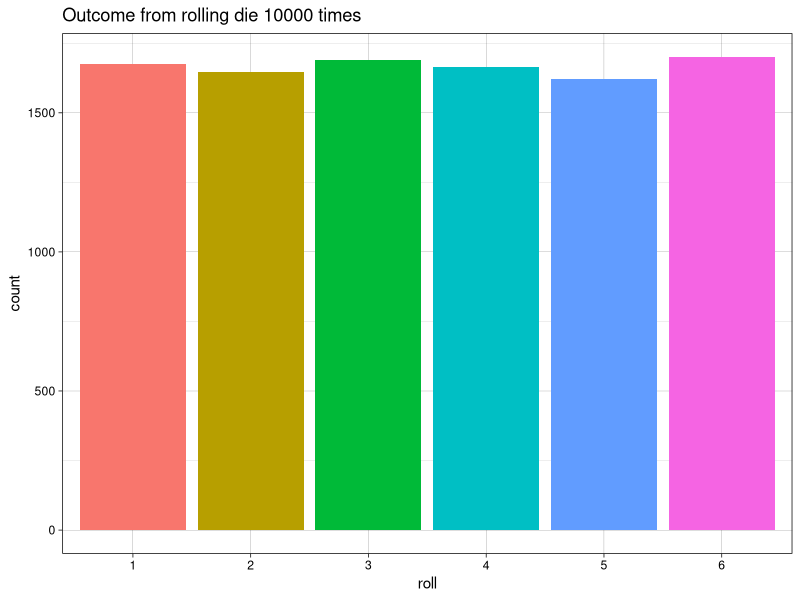
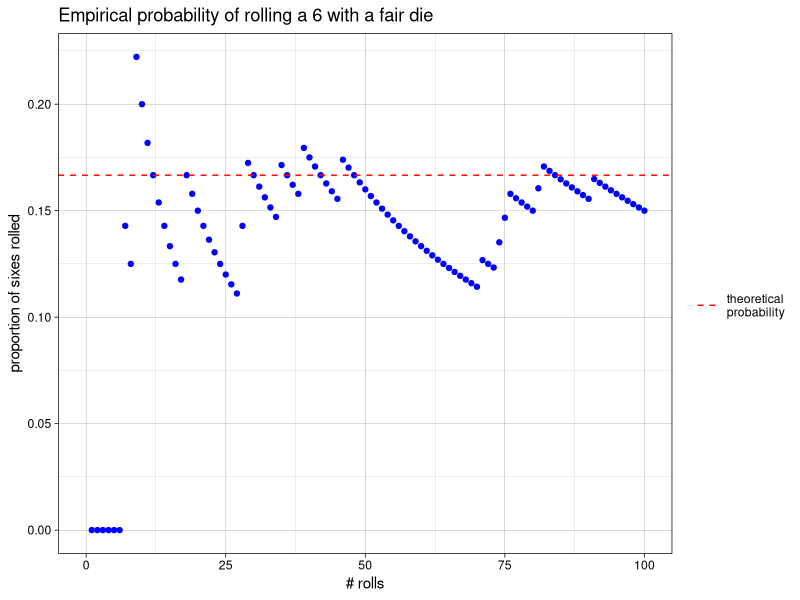
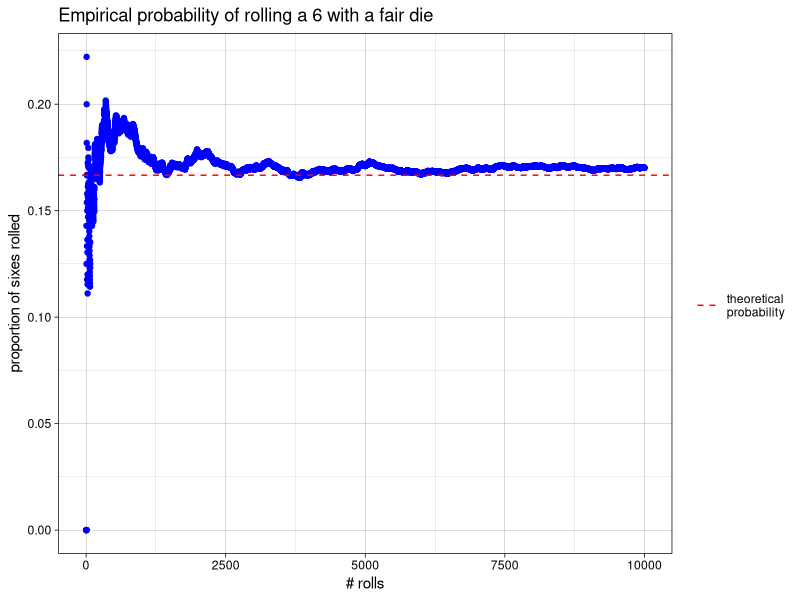
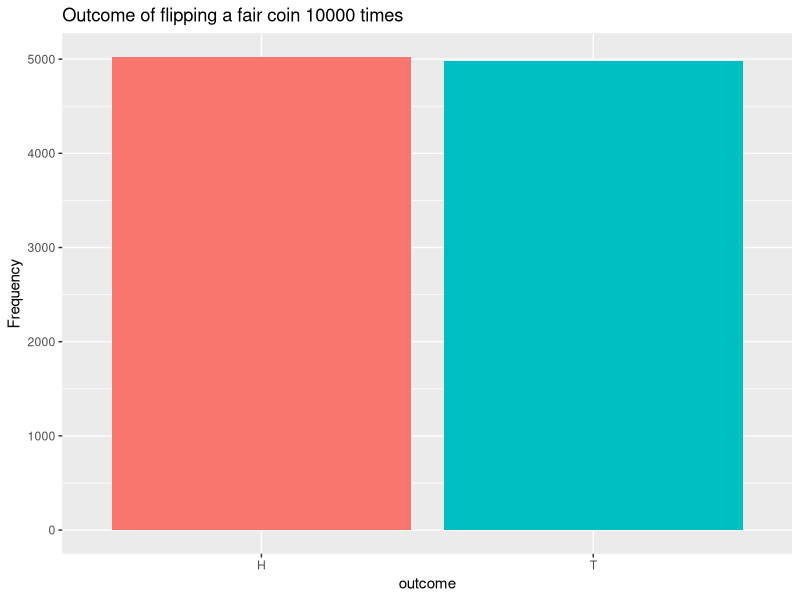
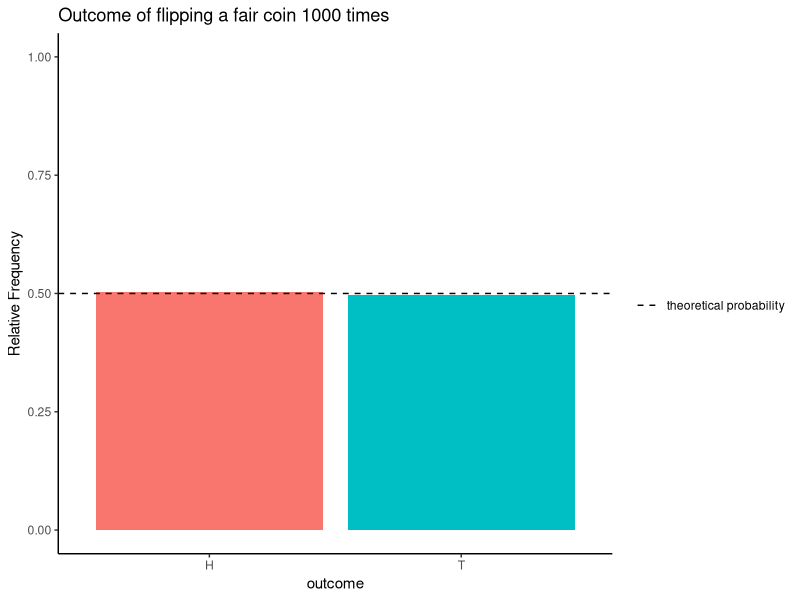
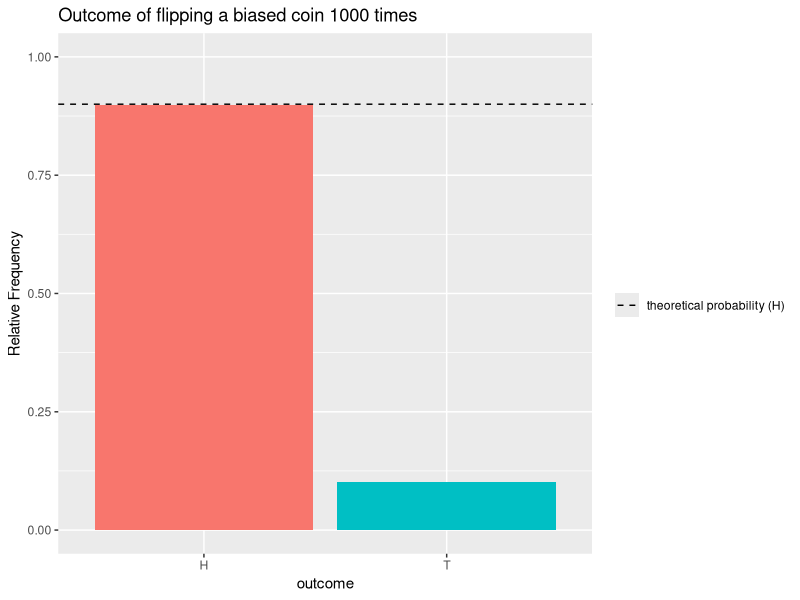

Here is the R script that generated these plots, in order:
######################################
## Module 4: Probability
######################################

# Note: the 'gtools' library is needed to enumerate
# permutations and combinations

library(gtools)
library(ggplot2)
library(dplyr)

######################################################
# simulate rolling a die 10,000 times, by sampling
# from the values 1:6, 10,000 times, with replacement
######################################################
roll.num <- sample(1:6, 10000, replace = TRUE)

## treat the results as a factor (qualitative variable) and construct a barplot
roll <- factor(roll.num)
ggplot() + geom_bar(aes(roll, fill = roll), show.legend = FALSE) + 
  ggtitle("Outcome from rolling die 10000 times") + 
  theme_linedraw()
  
# function to find the proportion of sixes occurring in first 
# 'i' elements of 'x' 
proportion.sixes <- function(i,x) {
  x <- x[1:i] # limit to first 'i' elements
  count <- sum(x==6)   # count the number of sixes
  count/i              # return the proportion
}

## apply this function to all integers from 1- 10000
props <- sapply(1:length(roll.num), proportion.sixes, x=roll.num)


## plot empirical and theoretical probabilities
six.plot <- ggplot() + geom_point(aes(x = 1:length(props), y=props), color = "blue") +
  ggtitle("Empirical probability of rolling a 6 with a fair die") +
  labs(x = "# rolls", y = "proportion of sixes rolled") +
  geom_hline(aes(yintercept=1/6, linetype = "theoretical\nprobability"),color = "red") +
  theme_linedraw() +
  scale_linetype_manual(name = "", values = 2) # this adds the legend (values = 2 for dotted line)


# plot only first 100 rolls
six.plot + xlim(0,100)

#####################################################
# The empirical probability of an event occuring is
# the proportion of times the event occurs over a
# large number of samples/trials
#####################################################

# look at complete plot
six.plot                

###################################
# Let's look at a coin example
###################################

## simulate flipping a fair coin 10,000 times
coins <- sample(c("H", "T"), 10000, replace=TRUE)

# generate bar graph of frequencies; the guides() function is
# used to suppress the legend for the 'fill' elements (the coins)
ggplot() + geom_bar(aes(coins, fill = coins)) + 
  ggtitle("Outcome of flipping a fair coin 10000 times") +
  labs(x = "outcome", y = "Frequency") +
  guides(fill = FALSE)
  

# calculate a relative frequency table and generate a bar graph of 
# relative frequencies 

# create data.frame containing relative frequency table
p <- table(coins) %>% prop.table() %>% data.frame()  

# plot relative frequencies; the guides() function is
# used to suppress the legend for the 'fill' elements (the coins)
ggplot(p) + geom_col(aes(x = coins, y = Freq, fill = coins), show.legend = FALSE) + 
  ggtitle("Outcome of flipping a fair coin 1000 times") +
  labs(x = "outcome", y = "Relative Frequency") +
  geom_hline(aes(yintercept=1/2, linetype = 'theoretical probability'),
             color = "black") +
  scale_linetype_manual(name = "", values = 2) +
  ylim(0,1) + theme_classic()


# Let's repeat this simulation using a biased coin, flipped 10,000 times
# (the biased coin has a 90% probability of Heads, 10% probability of tails)
coins <- sample(c("H", "T"), 10000, prob = c(.9,.1), replace=TRUE)

# create data frame of relative frequency table
p <- table(coins) %>% prop.table() %>% data.frame()


ggplot(p) + geom_col(aes(x = coins, y = Freq, fill = coins), show.legend = FALSE) + 
  ggtitle("Outcome of flipping a biased coin 1000 times") +
  labs(x = "outcome", y = "Relative Frequency") +
  geom_hline(aes(yintercept=9/10, linetype = "theoretical probability (H)"),
             color = "black") +
  scale_linetype_manual(name = "", values = 2) + ylim(0,1)


############################################################
## general method for repeating a probability experiment --
## write a function to do the experiment once, and return
## the characteristic of interst. Then use the replicate 
## function to repeat the experiment
############################################################

## example function: flip a fair coin 2 times, 
#  we are interested in getting 2 heads
# returns TRUE if we get 2 heads, FALSE otherwise
flip.two.heads <- function() {
  
  # flip the coin twice (same as flipping 2 coins)
  f <- sample(c("H", "T"), 2, replace = TRUE)
  
  # count the number of Heads
  count <- sum(f=="H")
  
  # return TRUE if we got 2 heads
  count == 2
}

# flip a coin 2 times, repeat 1000 times
two.heads <- replicate(1000, flip.two.heads())

# find the empirical probability of getting 2 heads = 
# number of times we get 2 heads / number of experiments
prop.heads <- sum(two.heads) / length(two.heads)
prop.heads


#########################################################
# Exercise: Copy and modify the above code to find
# the empirical probability of flipping a coin 3 times
# and getting at least 2 heads.
#########################################################


#########################################################
## classical probability - when all outcomes
## are equally likely, 
## P(A) = (number of outcomes in A) / 
##          (number of outcomes in sample space)
#########################################################

##########################################################
# We can use the 'permutation' function from the gtools
# library for classical probability calculations.
# The arguments for the permutation function include 
# (1) number of outcomes per trial of the experiment, 
# (2) number of trials,
# (3) sample space for each trial
# (4) repeats = TRUE if outcomes can repeat across trials
# Permutations gives all possible arrangements where
#    order matters
##########################################################

##########################################################
# Find the sample space S for flipping a coin 3 times  #
##########################################################
S <- permutations(2,3, c("H", "T"), repeats = TRUE)

# Define the event corresponding to getting exactly two heads
index <- rowSums(S == "H") == 2
S[index,]

# Define the event corresponding to getting at least two heads
index <- rowSums(S == "H") >= 2
S[index,]

#######################################################
# Finding classical probabilities
#######################################################

##########################################################
## aside: useful logical functions: 
#   any(x) returns TRUE if any element in x is TRUE
#   all(x) returns TRUE if all elements in x are TRUE
##########################################################

numbers <- 1:3
any(numbers == 4)
any(numbers == 1)
all(numbers == 1)

numbers <- c(1,1,1)
all(numbers == 1)

# Find the probability of getting all heads, P(H = 3), when
# flipping a fair coin 3 times
all.heads <- apply(S == "H", 1, all)
sum(all.heads) / length(all.heads)

# Find the probability of getting at least 1 Head, P(H >= 1)
any.heads <- apply(S == "H", 1, any)
p.any.heads <- sum(any.heads) / length(any.heads)
p.any.heads

# Note that the complement of at least one head (H >=1)
# is no heads (H=0) (or all tails). Therefore by the 
# rule of complements, P(no heads) = 1 - P(at least 1 heads)

# probability of no heads
1 - p.any.heads

# probability of no heads - direct calculation
no.heads <- apply(S == "T", 1, all)
p.no.heads <- sum(no.heads) / length(no.heads)
p.no.heads
